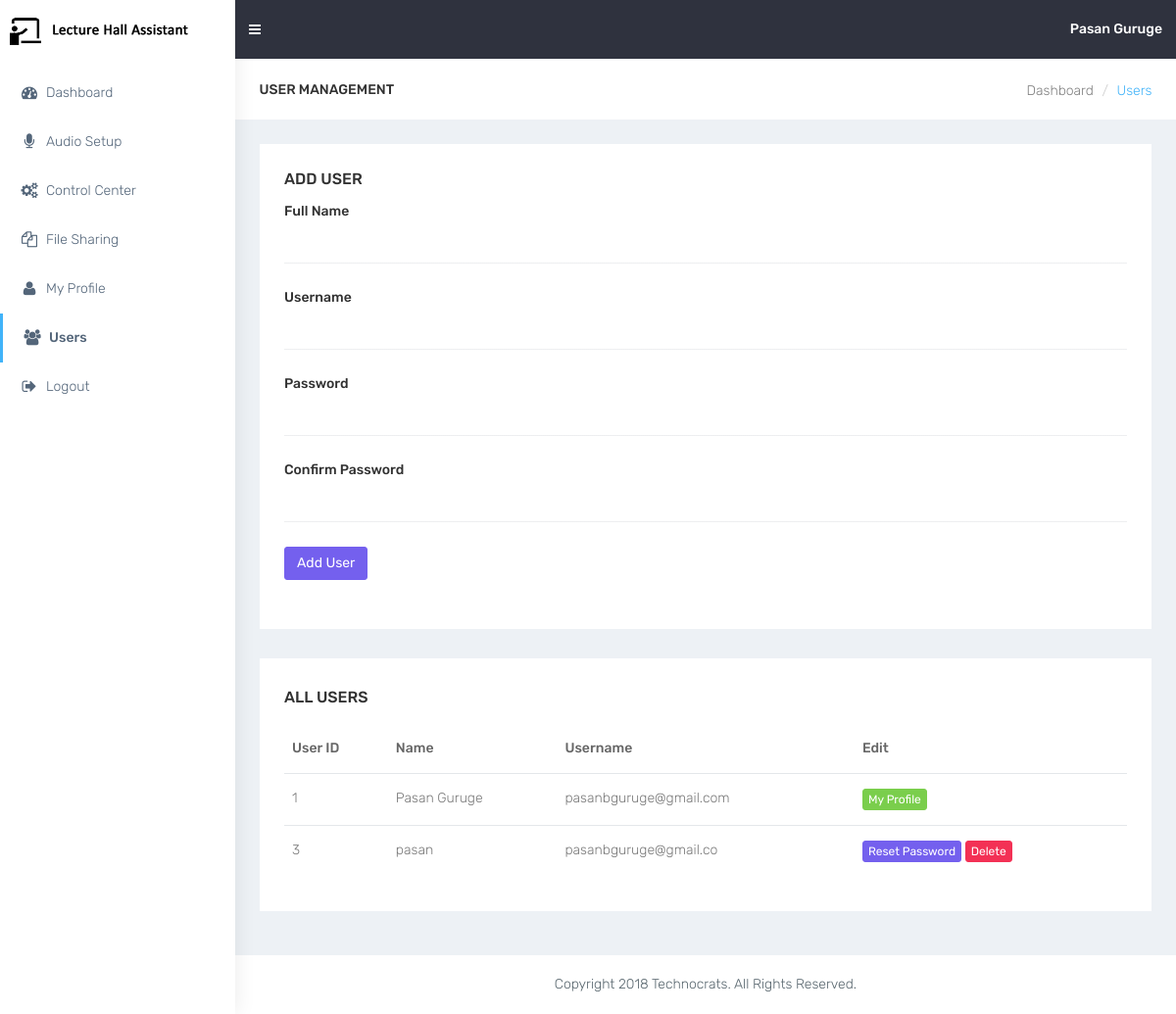
The app's page /users.php (signed in) with its own data.
### tables this page shows
CREATE TABLE `tblusers` (
  `usr_id` int(11) NOT NULL,
  `usr_name` text NOT NULL,
  `usr_username` text NOT NULL,
  `usr_password` text NOT NULL
);

### html/users.php (the view, shortened to what this page needs)
<?php require_once 'codeblocks/database.php' ; ?>
<?php
    $usr_name = $usr_username = $usr_password = "";
    $conn = mysqli_connect($database_server, $database_username, $database_password, $database_name);
    $sql = "SELECT * FROM tblusers";
    $users = mysqli_query($conn, $sql);
?>
<!DOCTYPE html>
<html lang="en">
<head>
    <?php require_once 'codeblocks/header.php'; ?>
</head>
<body class="fix-header">
    <div id="wrapper">
        <?php require_once 'codeblocks/navbar.php'; ?>
        <div id="page-wrapper">
            <div class="container-fluid">
                <div class="row bg-title">
                    <div class="col-lg-3 col-md-4 col-sm-4 col-xs-12">
                        <h4 class="page-title">User Management</h4> </div>
                    <div class="col-lg-9 col-sm-8 col-md-8 col-xs-12">
                        <ol class="breadcrumb">
                            <li><a href="dashboard.php">Dashboard</a></li>
                            <li class="active">Users</li>
                        </ol>
                    </div>
                </div>
                <div class="row">
                    <div class="col-md-12">
                        <div class="white-box">
                            <h4 class="box-title">Add User</h4>
                            <form class="form-horizontal form-material" method="post">
                                <div class="form-group">
                                    <label class="col-md-12">Full Name</label>
                                    <div class="col-md-12">
                                        <input type="text" name="usr_name" class="form-control form-control-line" value="<?php echo $usr_name; ?>" required> </div>
                                </div>
                                <div class="form-group">
                                    <label class="col-md-12">Username</label>
                                    <div class="col-md-12">
                                        <input type="email" class="form-control form-control-line" name="usr_username" value="<?php echo $usr_username; ?>"> </div>
                                </div>
                                <div class="form-group">
                                    <label class="col-md-12">Password</label>
                                    <div class="col-md-12">
                                        <input type="password" class="form-control form-control-line" name="usr_password"> </div>
                                </div>
                                <div class="form-group">
                                    <label class="col-md-12">Confirm Password</label>
                                    <div class="col-md-12">
                                        <input type="password" class="form-control form-control-line" name="usr_confirm_password"> </div>
                                </div>
                                <div class="form-group">
                                    <div class="col-sm-12">
                                        <button class="btn btn-primary" type="submit">Add User</button>
                                    </div>
                                </div>
                            </form>
                        </div>
                    </div>
                    <div class="col-md-12">
                        <div class="white-box">
                            <h3 class="box-title">All Users</h3>
                            <div class="table-responsive">
                                <table class="table">
                                    <thead>
                                        <tr>
                                            <th>User ID</th>
                                            <th>Name</th>
                                            <th>Username</th>
                                            <th>Edit</th>
                                        </tr>
                                    </thead>
                                    <tbody>
                                        <?php
                                            if ($users){
                                                while ($row = mysqli_fetch_array($users)){
                                                    echo '<tr>';
                                                    echo '<td>' . $row['usr_id'] . '</td>';
                                                    echo '<td>' . $row['usr_name'] . '</td>';
                                                    echo '<td>' . $row['usr_username'] . '</td>';
                                                    if ($_SESSION['usr_id'] == $row['usr_id']){
                                                        echo '<td><a href="profile.php" class="btn btn-success btn-xs">My Profile</a></td>';
                                                    }else{
                                                        echo '<td><a onclick=\'resetPassword(' . $row['usr_id'] . ', "' . $row['usr_name'] . '")\' class="btn btn-primary btn-xs">Reset Password</a> <a onclick=\'deleteUser(' . $row['usr_id'] . ', "' . $row['usr_name'] . '")\' class="btn btn-danger btn-xs">Delete</a></td>';
                                                    }
                                                    echo '</tr>';
                                                }
                                            }
                                        ?>
                                    </tbody>
                                </table>
                            </div>
                        </div>
                    </div>
                </div>
            </div>
            <?php require_once 'codeblocks/footer.php'; ?>
        </div>
    </div>
</body>
</html>

### html/css/colors/default.css (style rules this page uses)
body { background: #fff; }
.bg-title .breadcrumb .active { color: #41b3f9; }

### records on screen
tblusers: usr_id "1", usr_name "Pasan Guruge", usr_username "pasanbguruge@gmail.com", shows "My Profile"
tblusers: usr_id "3", usr_name "pasan", usr_username "pasanbguruge@gmail.co"

### other values on screen
$_SESSION['usr_name'] "Pasan Guruge"
